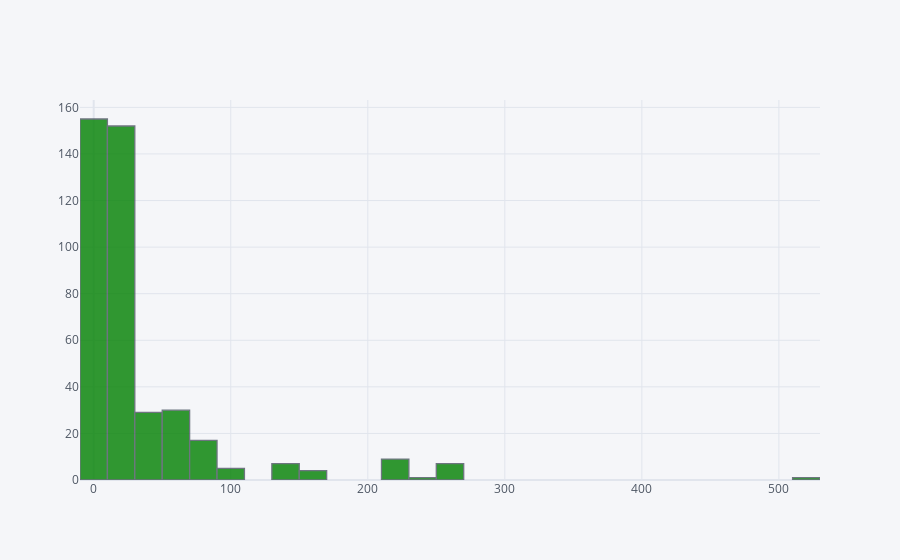

The cell this chart's notebook holds for it:
### Code cell
train['Fare'].iplot(kind='hist',bins=30,color='green')

### Figure 1 — Plotly figure (JSON) as saved in the notebook; plotly's stock layout.template omitted (floating-point values rounded to 4 significant figures; data arrays with more than 128 entries replaced by an {"elided": "..."} marker saying what was removed)
{"data": [{"histfunc": "count", "histnorm": "", "marker": {"color": "rgba(0, 128, 0, 1.0)", "line": {"color": "#4D5663", "width": 1.3}}, "name": "Fare", "nbinsx": 30, "opacity": 0.8, "orientation": "v", "type": "histogram", "x": {"elided": "418 float values"}}], "layout": {"barmode": "overlay", "legend": {"bgcolor": "#F5F6F9", "font": {"color": "#4D5663"}}, "paper_bgcolor": "#F5F6F9", "plot_bgcolor": "#F5F6F9", "title": {"font": {"color": "#4D5663"}}, "xaxis": {"gridcolor": "#E1E5ED", "showgrid": true, "tickfont": {"color": "#4D5663"}, "title": {"font": {"color": "#4D5663"}, "text": ""}, "zerolinecolor": "#E1E5ED"}, "yaxis": {"gridcolor": "#E1E5ED", "showgrid": true, "tickfont": {"color": "#4D5663"}, "title": {"font": {"color": "#4D5663"}, "text": ""}, "zerolinecolor": "#E1E5ED"}}}
